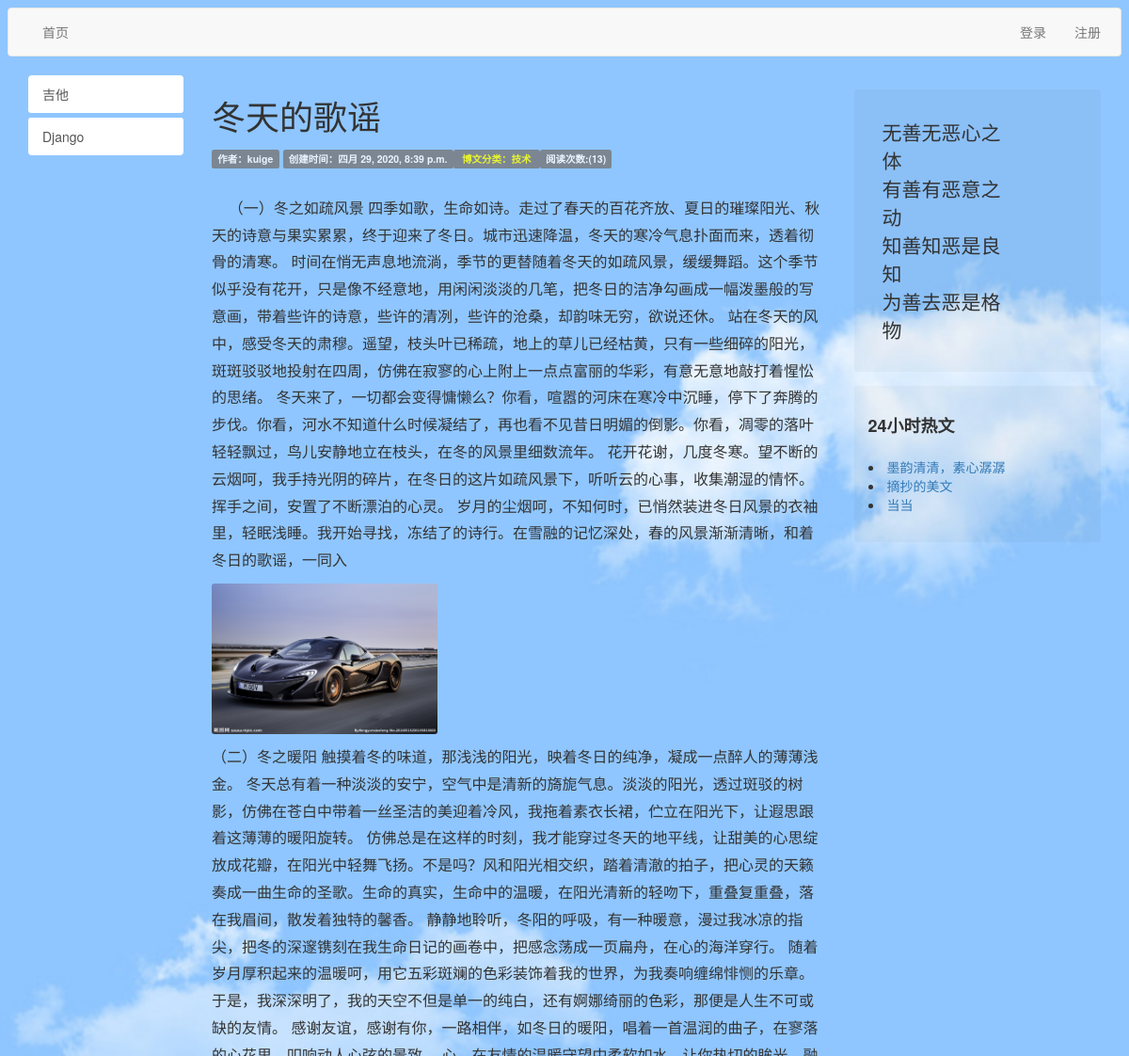
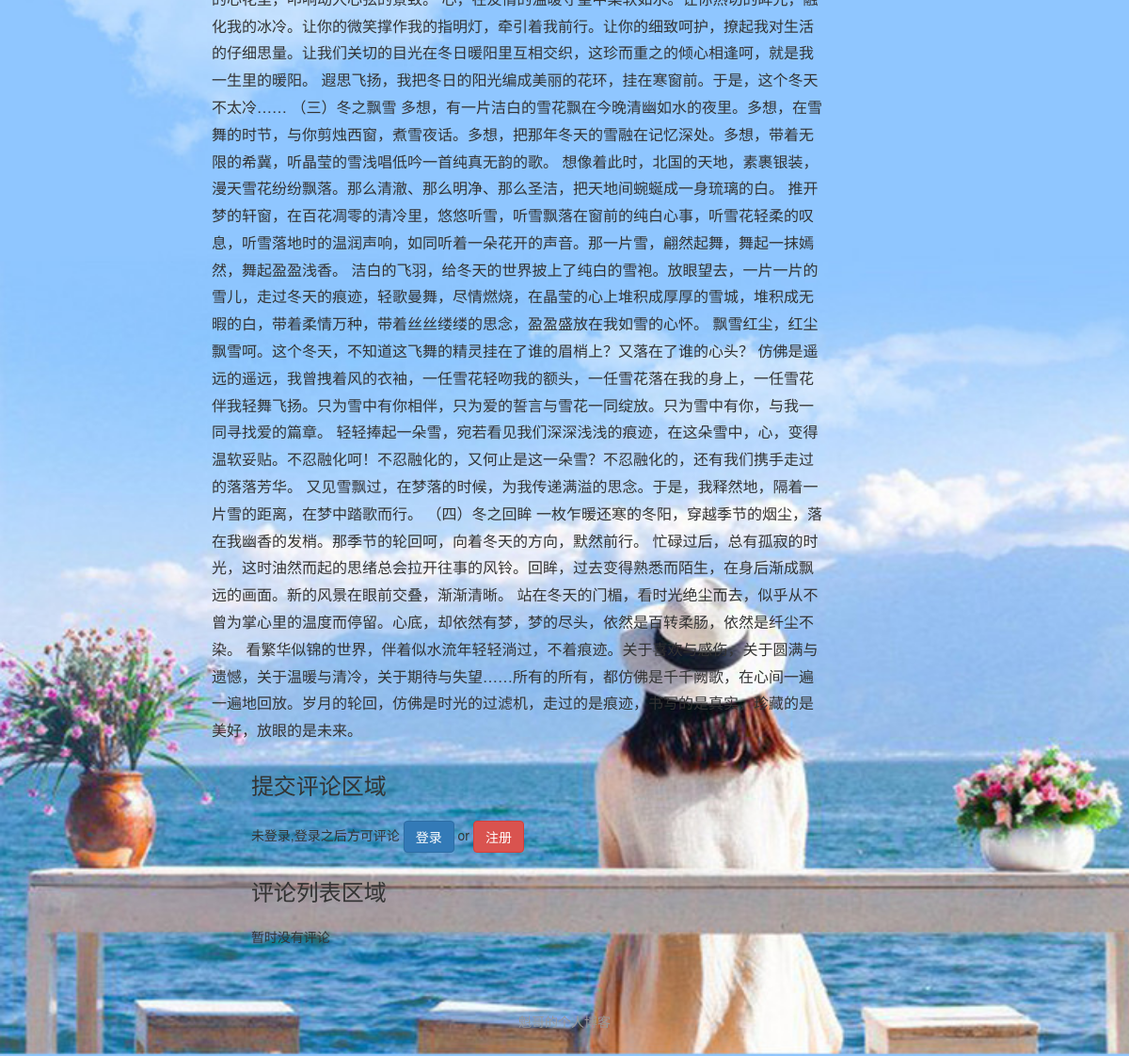
The app's page /live/5 with its own data (2 pictures, top to bottom).
### live/models.py (models this page shows, shortened)
class Live(models.Model):
    title = models.CharField(max_length=50)
    live_type = models.ForeignKey(LiveType, on_delete=models.DO_NOTHING)
    content = RichTextUploadingField()
    author = models.ForeignKey(User, on_delete=models.DO_NOTHING)
    readed_num = models.IntegerField(default=0)
    click_nums = models.DateTimeField(auto_now_add=True)
    image = image = models.ImageField(upload_to="live/%Y/%m", verbose_name="首页图片")
    class Meta:
        ordering = ['-click_nums']

class LiveType(models.Model):
    type_name = models.CharField(max_length=50)
    def __str__(self):
        return self.type_name

### live/views.py (the view)
# urls.py: path('<int:live_id>', views.live_detail, name="live_detail"),
def live_detail(request, live_id):
    live = get_object_or_404(Live, pk=live_id)
    if not request.COOKIES.get("live_%s_readed" % live_id):
        live.readed_num += 1
        live.save()
    live_content_type = ContentType.objects.get_for_model(live)
    comments = Comment.objects.filter(content_type=live_content_type, object_id=live.pk, parent=None)
    context = {}
    context['live'] = live
    context['comment_form'] = CommentForm(initial={'content_type': live_content_type.model, "object_id": live_id, 'reply_comment_id': 0})
    context['hot_lives'] = Live.objects.order_by("readed_num")[0:3]
    context['MEDIA_URL'] = MEDIA_URL
    context['user'] = request.user
    context['comments'] = comments.order_by('-comment_time')
    response = render(request,"news.html", context)
    response.set_cookie("live_%s_readed" % live_id, "true")
    return response

### templates/news.html (shortened to what this page needs)
{% extends 'base.html' %}
{% load static %}
{% block content %}
        <div class="col-sm-7">
          <h1 class="news-title">{{ live.title}}</h1>
        <div class="news-status">
        <div class="label label-default">作者：{{ live.author }}</div>
        <div class="label label-default">创建时间：{{ live.click_nums }}</div><div class="label label-default">
               <a style="color:yellow;font-size=16px" href="{% url 'live_with_type' live.live_type.pk %}">博文分类：{{ live.live_type }}</a>
        </div>
            <div class="label label-default">阅读次数:({{ live.readed_num }})</div>
        </div>
        <div class="news-content">
            <p>{{ live.content|safe }}</p>
        </div>
            <div class="row">
                        <div class="col-xs-offset-1">
                            <div class="comment-ares">
                                <h3 class="comment-area-title">提交评论区域</h3>
                                {% if user.is_authenticated %}
                                <form class="django-ckeditor-widget" id="comment_form" action="{% url 'update_comment' %}" method="POST" style="overflow:hidden">
                            <label>{{ user.username }}，欢迎评论~</label>
                            <div id="reply_content_container" style="display:none;">
                                <p>回复：</p>
                                <div id="reply_content"></div>
                            </div>
                            {% csrf_token %}
                            {% for field in comment_form %}
                                {{ field }}
                            {% endfor %}
                            <span id="comment_error" class="text-danger pull-left"></span><a href="/logout">退出登录</a>
                            <input type="submit" value="评论" class="btn btn-primary pull-right">
                        </form>
                                {% else %}
                                    未登录,登录之后方可评论
                                    <a class="btn btn-primary" href="{% url 'login' %}?from={{ request.get_full_path }}">登录</a>
                                <span> or </span>
                                    <a class="btn btn-danger" href="{% url 'register' %}?from={{ request.get_full_path }}">注册</a>
                                {% endif %}
                            </div>
                            <div class="comment-area">
                                <h3 class="comment-area-title">评论列表区域</h3>
                                <div id="comment_list">
                                {% for comment in comments %}
                                    <div id="root_{{ comment.pk }}" class="comment">
                                        <span>{{ comment.user.username }}</span>
                                        <span>({{ comment.comment_time|date:"Y-m-d H:i:s" }}):</span>
                                        <div id="comment_{{ comment.pk }}">
                                            {{ comment.text|safe }}
                                        </div>
                                        <a href="javascript:reply({{ comment.pk }});">回复</a>
                                        {% for reply in comment.root_comment.all %}
                                        <div class="reply">
                                            <span>{{ reply.user.username }}</span>
                                            <span>({{ reply.comment_time|date:"Y-m-d H:i:s" }}):</span>
                                            回复：
                                            <span>{{ reply.reply_to.username }}</span>
                                            <div id="comment_{{ reply.pk }}">
                                                {{ reply.text|safe }}
                                            </div>
                                            <a href="javascript:reply({{ reply.pk }});">回复</a>
                                        </div>
                                        {% endfor %}
                                    </div>
                                {% empty %}
                                    <span>暂时没有评论</span>
                                {% endfor %}
                                    </div>
                            </div>
                        </div>
                    </div>
        </div>
        <div class="col-sm-3">
          <div class="side-bar-card">
            <div class="card-body ">
              <div class="list">
                <div class="item clearfix">
                  <div class="col-xs-9">
                <div class="text-lg">无善无恶心之体</div>
                 <div class="text-lg">有善有恶意之动</div>
                 <div class="text-lg">知善知恶是良知</div>
                 <div class="text-lg">为善去恶是格物</div>
              </div>
                </div>
              </div>
            </div>
          </div>
          <div class="side-bar-card">
             <div class="card-title">24小时热文</div>
             <div class="card-body">
               <div class="list">
                 <div class="item">
                     {% for live in hot_lives %}
                   <li><a href="{% url 'live_detail' live.pk %}   " class="title">{{ live.title }}</a></li>
                     {% endfor %}
                 </div>
               </div>
             </div>
           </div>
        </div>
{% endblock %}

### static/css/main.css (style rules this page uses)
img { display: block; max-width: 100%; max-height: 20%; }
img, .side-bar .list-group-item, .side-bar-card { border-radius: 3px; }
.background-image { background-image: url(static/css/img/beijing_a.jpg); display: block; background-size: cover; }
.side-bar-card { background: rgba(0,0,0,.03); margin-top:15px; padding: 20px 0; }
.side-bar-card .text-lg { font-size: 150%; }
.side-bar-card .card-title { font-size: 18px; font-weight: bold; padding-top: 0; padding-bottom: 0; }
.side-bar-card .card-title, .side-bar-card .card-body .list .item { padding: 10px 15px; }
.card-body .list .item .title { padding-bottom: 5px; }
.news-title { line-height: 1.3; }
.news-status { color: #999; }
.news-status .label { opacity: .8; }
.news-content { margin-top: 30px; font-size: 16px; line-height: 1.8; }
.news-content img { margin-top:10px; margin-bottom: 10px; }
div.comment-area { margin-top:2em; }
h3.comment-area-title { width:100%; padding-bottom: 0.6em; }

### records on screen
Live: title "冬天的歌谣", author "kuige", click_nums "四月 29, 2020, 8:39 p.m.", live_type "技术", readed_num "13", content "（一）冬之如疏风景 四季如歌，生命如诗。走过了春天的百花齐放、夏日的璀璨阳光、秋天的诗意与果实累累，终于迎来了冬日。城市迅速降温，冬天的寒冷气息扑面而来，透着彻骨的清寒。 时间在悄无声息地流淌，季节的更替随着冬天的如疏风景，缓缓舞蹈。这个季节似乎没有花开，只是像不经意地，用闲闲淡淡的几笔，把冬日的洁净勾画成一幅泼墨般的写意画，带着些许的诗意，些许的清冽，些许的沧桑，却韵味无穷，欲说还休。 站在冬天的风中，感受冬天的肃穆。遥望，枝头叶已稀疏，地上的草儿已经枯黄，只有一些细碎的阳光，斑斑驳驳地投射在四周，仿佛在寂寥的心上附上一点点富丽的华彩，有意无意地敲打着惺忪的思绪。 冬天来了，一切都会变得慵懒么？你看，喧嚣的河床在寒冷中沉睡，停下了奔腾的步伐。你看，河水不知道什么时候凝结了，再也看不见昔日明媚的倒影。你看，凋零的落叶轻轻飘过，鸟儿安静地立在枝头，在冬的风景里细数流年。 花开花谢，几度冬寒。望不断的云烟呵，我手持光阴的碎片，在冬日的这片如疏风景下，听听云的心事，收集潮湿的情怀。挥手之间，安置了不断漂泊的心灵。 岁月的尘烟呵，不知何时，已悄然装进冬日风景的衣袖里，轻眠浅睡。我开始寻找，冻结了的诗行。在雪融的记忆深处，春的风景渐渐清晰，和着冬日的歌谣，一同入 （二）冬之暖阳 触摸着冬的味道，那浅浅的阳光，映着冬日的纯净，凝成一点醉人的薄薄浅金。 冬天总有着一种淡淡的安宁，空气中是清新的旖旎气息。淡淡的阳光，透过斑驳的树影，仿佛在苍白中带着一丝圣洁的美迎着冷风，我拖着素衣长裙，伫立在阳光下，让遐思跟着这薄薄的暖阳旋转。…", content (picture)
Live: title "墨韵清清，素心潺潺"
Live: title "摘抄的美文"
Live: title "当当"
